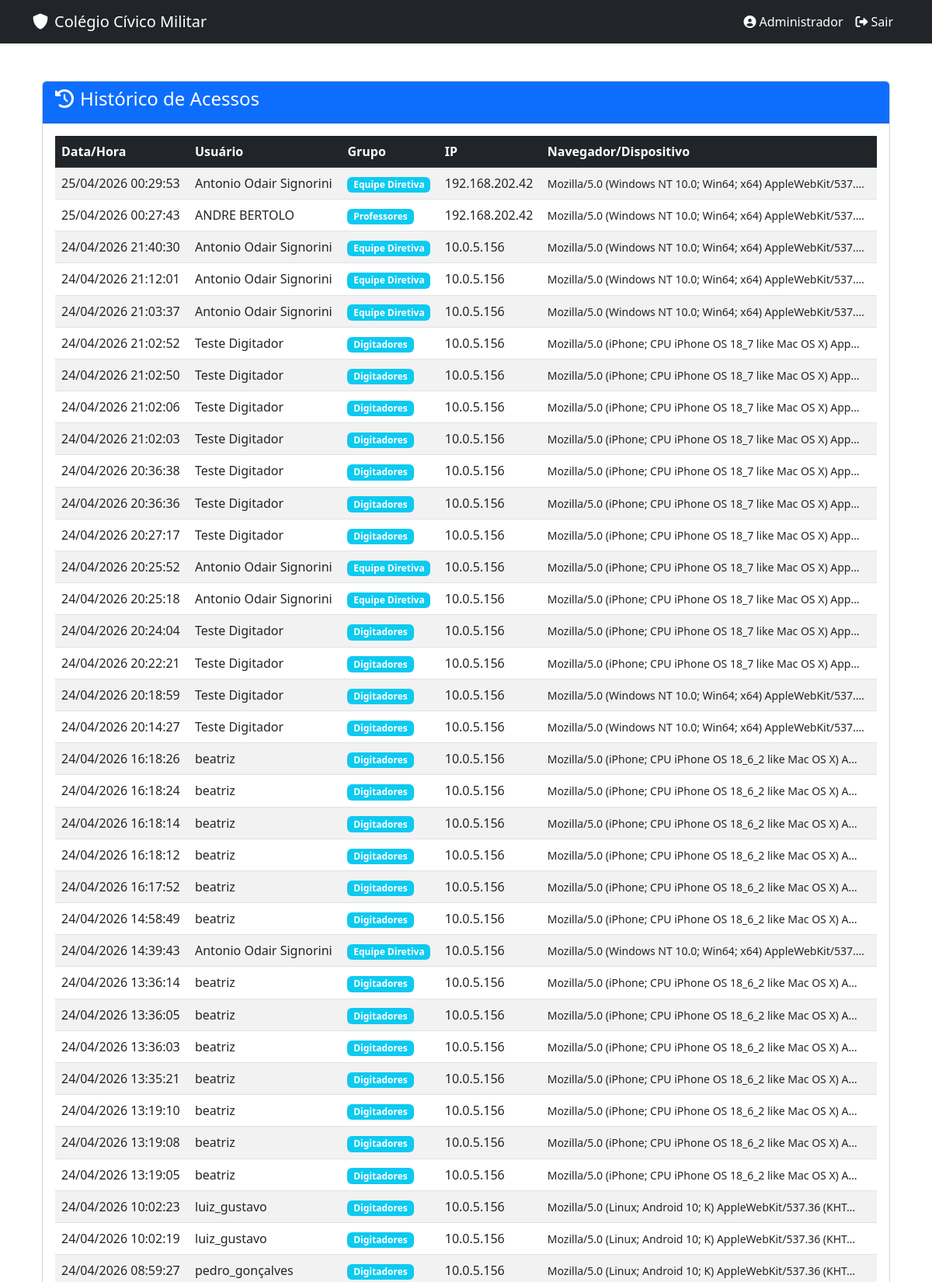
The page /historico-acessos/ (signed in, upper part) on the database its author committed.
### apps/models.py (models this page shows, shortened)
class LogLogin(models.Model):
    usuario = models.ForeignKey(User, on_delete=models.CASCADE)
    data_hora = models.DateTimeField(auto_now_add=True)
    ip = models.GenericIPAddressField(null=True, blank=True)
    user_agent = models.TextField(blank=True)
    class Meta:
        ordering = ['-data_hora']
        verbose_name = "Log de Acesso"
        verbose_name_plural = "Logs de Acessos"

### apps/views.py (the view)
# urls.py: path('historico-acessos/', views.historico_acessos, name='historico_acessos'),  # <-- NOVA LINHA
@login_required
def historico_acessos(request):
    if not request.user.is_superuser:
        return redirect('painel_equipe')
    logs = LogLogin.objects.all().order_by('-data_hora')
    return render(request, 'historico_acessos.html', {'logs': logs})

### apps/templates/historico_acessos.html (shortened to what this page needs)
{% extends 'base.html' %}
{% block content %}
<div class="container mt-4">
    <div class="card">
        <div class="card-header bg-primary text-white">
            <h4><i class="fas fa-history me-2"></i>Histórico de Acessos</h4>
        </div>
        <div class="card-body">
            <div class="table-responsive">
                <table class="table table-striped table-hover">
                    <thead class="table-dark">
                        <tr>
                            <th>Data/Hora</th>
                            <th>Usuário</th>
                            <th>Grupo</th>
                            <th>IP</th>
                            <th>Navegador/Dispositivo</th>
                        </thead>
                    <tbody>
                        {% for log in logs %}
                        <tr>
                            <td>{{ log.data_hora|date:"d/m/Y H:i:s" }}</td>
                            <td>{{ log.usuario.get_full_name|default:log.usuario.username }}</td>
                            <td>
                                {% if log.usuario.groups.all %}
                                    {% for group in log.usuario.groups.all %}
                                        <span class="badge bg-info">{{ group.name }}</span>
                                    {% endfor %}
                                {% else %}
                                    <span class="badge bg-secondary">Sem grupo</span>
                                {% endif %}
                            </td>
                            <td>{{ log.ip|default:"-" }}</td>
                            <td><small>{{ log.user_agent|truncatechars:60 }}</small></td>
                        </tr>
                        {% empty %}
                        <tr>
                            <td colspan="5" class="text-center">Nenhum acesso registrado ainda.</td>
                        </tr>
                        {% endfor %}
                    </tbody>
                </table>
            </div>
        </div>
    </div>
</div>
{% endblock %}

### apps/templates/base.html (shortened to what this page needs)
<!DOCTYPE html>
<html lang="pt-br">
<head>
    <link href="https://cdn.jsdelivr.net/npm/bootstrap@5.3.0/dist/css/bootstrap.min.css" rel="stylesheet">
    <link rel="stylesheet" href="https://cdnjs.cloudflare.com/ajax/libs/font-awesome/6.0.0/css/all.min.css">
</head>
<body>
    <nav class="navbar navbar-expand-lg navbar-dark bg-dark">
        <div class="container">
            <a class="navbar-brand" href="/">
                <i class="fas fa-shield-alt me-2"></i>Colégio Cívico Militar
            </a>
            <div class="navbar-nav ms-auto">
                {% if user.is_authenticated %}
                    <span class="nav-item nav-link text-white">
                        <i class="fas fa-user-circle me-1"></i>{{ user.get_username }}
                    </span>
                    <form method="post" action="{% url 'logout' %}" class="nav-item">
                        <button type="submit" class="btn btn-link nav-link text-white">
                            <i class="fas fa-sign-out-alt me-1"></i>Sair
                        </button>
                    </form>
                {% else %}
                    <a class="nav-link text-white" href="{% url 'login' %}">
                        <i class="fas fa-sign-in-alt me-1"></i>Entrar
                    </a>
                {% endif %}
            </div>
        </div>
    </nav>
    <main class="py-4">
        <div class="container">
            {% block content %}
            {% endblock %}
        </div>
    </main>
</body>
</html>

### rows shown on the page
LogLogin: data_hora "25/04/2026 00:29:53", usuario.get_full_name "Antonio Odair Signorini", ip "192.168.202.42", user_agent "Mozilla/5.0 (Windows NT 10.0; Win64; x64) AppleWebKit/537.…"
LogLogin: data_hora "25/04/2026 00:27:43", usuario.get_full_name "ANDRE BERTOLO", ip "192.168.202.42", user_agent "Mozilla/5.0 (Windows NT 10.0; Win64; x64) AppleWebKit/537.…"
LogLogin: data_hora "24/04/2026 21:40:30", usuario.get_full_name "Antonio Odair Signorini", ip "10.0.5.156", user_agent "Mozilla/5.0 (Windows NT 10.0; Win64; x64) AppleWebKit/537.…"
LogLogin: data_hora "24/04/2026 21:12:01", usuario.get_full_name "Antonio Odair Signorini", ip "10.0.5.156", user_agent "Mozilla/5.0 (Windows NT 10.0; Win64; x64) AppleWebKit/537.…"
LogLogin: data_hora "24/04/2026 21:03:37", usuario.get_full_name "Antonio Odair Signorini", ip "10.0.5.156", user_agent "Mozilla/5.0 (Windows NT 10.0; Win64; x64) AppleWebKit/537.…"
LogLogin: data_hora "24/04/2026 21:02:52", usuario.get_full_name "Teste Digitador", ip "10.0.5.156", user_agent "Mozilla/5.0 (iPhone; CPU iPhone OS 18_7 like Mac OS X) App…"
LogLogin: data_hora "24/04/2026 21:02:50", usuario.get_full_name "Teste Digitador", ip "10.0.5.156", user_agent "Mozilla/5.0 (iPhone; CPU iPhone OS 18_7 like Mac OS X) App…"
LogLogin: data_hora "24/04/2026 21:02:06", usuario.get_full_name "Teste Digitador", ip "10.0.5.156", user_agent "Mozilla/5.0 (iPhone; CPU iPhone OS 18_7 like Mac OS X) App…"
LogLogin: data_hora "24/04/2026 21:02:03", usuario.get_full_name "Teste Digitador", ip "10.0.5.156", user_agent "Mozilla/5.0 (iPhone; CPU iPhone OS 18_7 like Mac OS X) App…"
LogLogin: data_hora "24/04/2026 20:36:38", usuario.get_full_name "Teste Digitador", ip "10.0.5.156", user_agent "Mozilla/5.0 (iPhone; CPU iPhone OS 18_7 like Mac OS X) App…"
LogLogin: data_hora "24/04/2026 20:36:36", usuario.get_full_name "Teste Digitador", ip "10.0.5.156", user_agent "Mozilla/5.0 (iPhone; CPU iPhone OS 18_7 like Mac OS X) App…"
LogLogin: data_hora "24/04/2026 20:27:17", usuario.get_full_name "Teste Digitador", ip "10.0.5.156", user_agent "Mozilla/5.0 (iPhone; CPU iPhone OS 18_7 like Mac OS X) App…"
LogLogin: data_hora "24/04/2026 20:25:52", usuario.get_full_name "Antonio Odair Signorini", ip "10.0.5.156", user_agent "Mozilla/5.0 (iPhone; CPU iPhone OS 18_7 like Mac OS X) App…"
LogLogin: data_hora "24/04/2026 20:25:18", usuario.get_full_name "Antonio Odair Signorini", ip "10.0.5.156", user_agent "Mozilla/5.0 (iPhone; CPU iPhone OS 18_7 like Mac OS X) App…"
LogLogin: data_hora "24/04/2026 20:24:04", usuario.get_full_name "Teste Digitador", ip "10.0.5.156", user_agent "Mozilla/5.0 (iPhone; CPU iPhone OS 18_7 like Mac OS X) App…"
LogLogin: data_hora "24/04/2026 20:22:21", usuario.get_full_name "Teste Digitador", ip "10.0.5.156", user_agent "Mozilla/5.0 (iPhone; CPU iPhone OS 18_7 like Mac OS X) App…"
LogLogin: data_hora "24/04/2026 20:18:59", usuario.get_full_name "Teste Digitador", ip "10.0.5.156", user_agent "Mozilla/5.0 (Windows NT 10.0; Win64; x64) AppleWebKit/537.…"
LogLogin: data_hora "24/04/2026 20:14:27", usuario.get_full_name "Teste Digitador", ip "10.0.5.156", user_agent "Mozilla/5.0 (Windows NT 10.0; Win64; x64) AppleWebKit/537.…"
LogLogin: data_hora "24/04/2026 16:18:26", usuario.get_full_name "beatriz", ip "10.0.5.156", user_agent "Mozilla/5.0 (iPhone; CPU iPhone OS 18_6_2 like Mac OS X) A…"
LogLogin: data_hora "24/04/2026 16:18:24", usuario.get_full_name "beatriz", ip "10.0.5.156", user_agent "Mozilla/5.0 (iPhone; CPU iPhone OS 18_6_2 like Mac OS X) A…"
LogLogin: data_hora "24/04/2026 16:18:14", usuario.get_full_name "beatriz", ip "10.0.5.156", user_agent "Mozilla/5.0 (iPhone; CPU iPhone OS 18_6_2 like Mac OS X) A…"
LogLogin: data_hora "24/04/2026 16:18:12", usuario.get_full_name "beatriz", ip "10.0.5.156", user_agent "Mozilla/5.0 (iPhone; CPU iPhone OS 18_6_2 like Mac OS X) A…"
LogLogin: data_hora "24/04/2026 16:17:52", usuario.get_full_name "beatriz", ip "10.0.5.156", user_agent "Mozilla/5.0 (iPhone; CPU iPhone OS 18_6_2 like Mac OS X) A…"
LogLogin: data_hora "24/04/2026 14:58:49", usuario.get_full_name "beatriz", ip "10.0.5.156", user_agent "Mozilla/5.0 (iPhone; CPU iPhone OS 18_6_2 like Mac OS X) A…"
LogLogin: data_hora "24/04/2026 14:39:43", usuario.get_full_name "Antonio Odair Signorini", ip "10.0.5.156", user_agent "Mozilla/5.0 (Windows NT 10.0; Win64; x64) AppleWebKit/537.…"
LogLogin: data_hora "24/04/2026 13:36:14", usuario.get_full_name "beatriz", ip "10.0.5.156", user_agent "Mozilla/5.0 (iPhone; CPU iPhone OS 18_6_2 like Mac OS X) A…"
LogLogin: data_hora "24/04/2026 13:36:05", usuario.get_full_name "beatriz", ip "10.0.5.156", user_agent "Mozilla/5.0 (iPhone; CPU iPhone OS 18_6_2 like Mac OS X) A…"
LogLogin: data_hora "24/04/2026 13:36:03", usuario.get_full_name "beatriz", ip "10.0.5.156", user_agent "Mozilla/5.0 (iPhone; CPU iPhone OS 18_6_2 like Mac OS X) A…"
LogLogin: data_hora "24/04/2026 13:35:21", usuario.get_full_name "beatriz", ip "10.0.5.156", user_agent "Mozilla/5.0 (iPhone; CPU iPhone OS 18_6_2 like Mac OS X) A…"
LogLogin: data_hora "24/04/2026 13:19:10", usuario.get_full_name "beatriz", ip "10.0.5.156", user_agent "Mozilla/5.0 (iPhone; CPU iPhone OS 18_6_2 like Mac OS X) A…"
LogLogin: data_hora "24/04/2026 13:19:08", usuario.get_full_name "beatriz", ip "10.0.5.156", user_agent "Mozilla/5.0 (iPhone; CPU iPhone OS 18_6_2 like Mac OS X) A…"
LogLogin: data_hora "24/04/2026 13:19:05", usuario.get_full_name "beatriz", ip "10.0.5.156", user_agent "Mozilla/5.0 (iPhone; CPU iPhone OS 18_6_2 like Mac OS X) A…"
LogLogin: data_hora "24/04/2026 10:02:23", usuario.get_full_name "luiz_gustavo", ip "10.0.5.156", user_agent "Mozilla/5.0 (Linux; Android 10; K) AppleWebKit/537.36 (KHT…"
LogLogin: data_hora "24/04/2026 10:02:19", usuario.get_full_name "luiz_gustavo", ip "10.0.5.156", user_agent "Mozilla/5.0 (Linux; Android 10; K) AppleWebKit/537.36 (KHT…"
LogLogin: data_hora "24/04/2026 08:59:27", usuario.get_full_name "pedro_gonçalves", ip "10.0.5.156", user_agent "Mozilla/5.0 (Linux; Android 10; K) AppleWebKit/537.36 (KHT…"

### other values the page prints
{{ user.get_username }} "Administrador"
{{ group.name }} "Equipe Diretiva"
{{ group.name }} "Professores"
{{ group.name }} "Digitadores"
